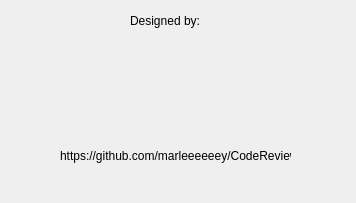
<?xml version="1.0" encoding="UTF-8"?>
<ui version="4.0">
 <class>AboutWindow</class>
 <widget class="QDialog" name="AboutWindow">
  <property name="geometry">
   <rect>
    <x>0</x>
    <y>0</y>
    <width>356</width>
    <height>203</height>
   </rect>
  </property>
  <property name="windowTitle">
   <string>AboutWindow</string>
  </property>
  <widget class="QLabel" name="lblWeb">
   <property name="geometry">
    <rect>
     <x>60</x>
     <y>140</y>
     <width>231</width>
     <height>31</height>
    </rect>
   </property>
   <property name="text">
    <string>https://github.com/marleeeeeey/CodeReview</string>
   </property>
   <property name="openExternalLinks">
    <bool>true</bool>
   </property>
  </widget>
  <widget class="QLabel" name="lblDesigned">
   <property name="geometry">
    <rect>
     <x>130</x>
     <y>10</y>
     <width>71</width>
     <height>21</height>
    </rect>
   </property>
   <property name="text">
    <string>Designed by:</string>
   </property>
  </widget>
 </widget>
 <layoutdefault spacing="6" margin="11"/>
 <resources/>
 <connections/>
</ui>
